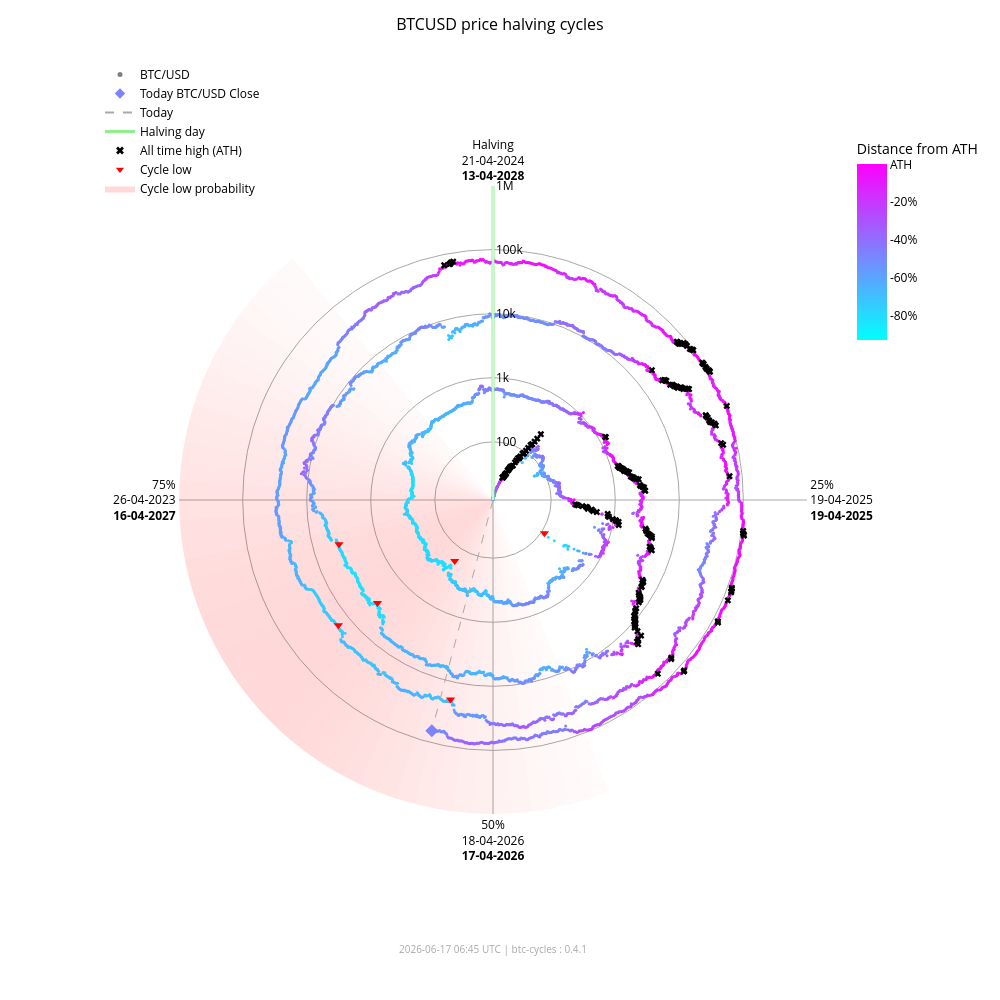

The code cell stored with this chart in its notebook:
### Markdown cell above
### Interactive chart (plotly)

### Code cell
fig_interactive = btc.plot(
    kind="interactive",
    from_date="2012-11-28",
)
# plotly config for interactivity
config = {"scrollZoom": True, "displayModeBar": True}
# display in notebook
fig_interactive.show(config=config)

### Figure 1 — Plotly figure (JSON) as saved in the notebook; plotly's stock layout.template omitted (floating-point values rounded to 4 significant figures; data arrays with more than 128 entries replaced by an {"elided": "..."} marker saying what was removed)
{"data": [{"fill": "toself", "fillcolor": "rgba(255,0,0,0.017168280509461755)", "hoverinfo": "skip", "line": {"width": 0}, "mode": "lines", "r": [12.35, 1000000, 1000000, 12.35, 12.35], "showlegend": false, "theta": [158.4, 158.4, 162.0, 162.0, 158.4], "type": "scatterpolar"}, {"fill": "toself", "fillcolor": "rgba(255,0,0,0.022114794501891175)", "hoverinfo": "skip", "line": {"width": 0}, "mode": "lines", "r": [12.35, 1000000, 1000000, 12.35, 12.35], "showlegend": false, "theta": [162.0, 162.0, 165.6, 165.6, 162.0], "type": "scatterpolar"}, {"fill": "toself", "fillcolor": "rgba(255,0,0,0.02790404259511669)", "hoverinfo": "skip", "line": {"width": 0}, "mode": "lines", "r": [12.35, 1000000, 1000000, 12.35, 12.35], "showlegend": false, "theta": [165.6, 165.6, 169.2, 169.2, 165.6], "type": "scatterpolar"}, {"fill": "toself", "fillcolor": "rgba(255,0,0,0.034518294852420334)", "hoverinfo": "skip", "line": {"width": 0}, "mode": "lines", "r": [12.35, 1000000, 1000000, 12.35, 12.35], "showlegend": false, "theta": [169.2, 169.2, 172.8, 172.8, 169.2], "type": "scatterpolar"}, {"fill": "toself", "fillcolor": "rgba(255,0,0,0.041901979682821514)", "hoverinfo": "skip", "line": {"width": 0}, "mode": "lines", "r": [12.35, 1000000, 1000000, 12.35, 12.35], "showlegend": false, "theta": [172.8, 172.8, 176.4, 176.4, 172.8], "type": "scatterpolar"}, {"fill": "toself", "fillcolor": "rgba(255,0,0,0.04996405861294358)", "hoverinfo": "skip", "line": {"width": 0}, "mode": "lines", "r": [12.35, 1000000, 1000000, 12.35, 12.35], "showlegend": false, "theta": [176.4, 176.4, 180.0, 180.0, 176.4], "type": "scatterpolar"}, {"fill": "toself", "fillcolor": "rgba(255,0,0,0.05858349692240514)", "hoverinfo": "skip", "line": {"width": 0}, "mode": "lines", "r": [12.35, 1000000, 1000000, 12.35, 12.35], "showlegend": false, "theta": [180.0, 180.0, 183.6, 183.6, 180.0], "type": "scatterpolar"}, {"fill": "toself", "fillcolor": "rgba(255,0,0,0.06761662035375064)", "hoverinfo": "skip", "line": {"width": 0}, "mode": "lines", "r": [12.35, 1000000, 1000000, 12.35, 12.35], "showlegend": false, "theta": [183.6, 183.6, 187.2, 187.2, 183.6], "type": "scatterpolar"}, {"fill": "toself", "fillcolor": "rgba(255,0,0,0.07690481219944661)", "hoverinfo": "skip", "line": {"width": 0}, "mode": "lines", "r": [12.35, 1000000, 1000000, 12.35, 12.35], "showlegend": false, "theta": [187.2, 187.2, 190.8, 190.8, 187.2], "type": "scatterpolar"}, {"fill": "toself", "fillcolor": "rgba(255,0,0,0.08628112000611096)", "hoverinfo": "skip", "line": {"width": 0}, "mode": "lines", "r": [12.35, 1000000, 1000000, 12.35, 12.35], "showlegend": false, "theta": [190.8, 190.8, 194.4, 194.4, 190.8], "type": "scatterpolar"}, {"fill": "toself", "fillcolor": "rgba(255,0,0,0.09557490841018089)", "hoverinfo": "skip", "line": {"width": 0}, "mode": "lines", "r": [12.35, 1000000, 1000000, 12.35, 12.35], "showlegend": false, "theta": [194.4, 194.4, 198.0, 198.0, 194.4], "type": "scatterpolar"}, {"fill": "toself", "fillcolor": "rgba(255,0,0,0.10461455782963762)", "hoverinfo": "skip", "line": {"width": 0}, "mode": "lines", "r": [12.35, 1000000, 1000000, 12.35, 12.35], "showlegend": false, "theta": [198.0, 198.0, 201.6, 201.6, 198.0], "type": "scatterpolar"}, {"fill": "toself", "fillcolor": "rgba(255,0,0,0.11322908719652829)", "hoverinfo": "skip", "line": {"width": 0}, "mode": "lines", "r": [12.35, 1000000, 1000000, 12.35, 12.35], "showlegend": false, "theta": [201.6, 201.6, 205.2, 205.2, 201.6], "type": "scatterpolar"}, {"fill": "toself", "fillcolor": "rgba(255,0,0,0.12125015337052986)", "hoverinfo": "skip", "line": {"width": 0}, "mode": "lines", "r": [12.35, 1000000, 1000000, 12.35, 12.35], "showlegend": false, "theta": [205.2, 205.2, 208.8, 208.8, 205.2], "type": "scatterpolar"}, {"fill": "toself", "fillcolor": "rgba(255,0,0,0.12851590515331976)", "hoverinfo": "skip", "line": {"width": 0}, "mode": "lines", "r": [12.35, 1000000, 1000000, 12.35, 12.35], "showlegend": false, "theta": [208.8, 208.8, 212.4, 212.4, 208.8], "type": "scatterpolar"}, {"fill": "toself", "fillcolor": "rgba(255,0,0,0.13487757461161184)", "hoverinfo": "skip", "line": {"width": 0}, "mode": "lines", "r": [12.35, 1000000, 1000000, 12.35, 12.35], "showlegend": false, "theta": [212.4, 212.4, 216.0, 216.0, 212.4], "type": "scatterpolar"}, {"fill": "toself", "fillcolor": "rgba(255,0,0,0.14020862181849592)", "hoverinfo": "skip", "line": {"width": 0}, "mode": "lines", "r": [12.35, 1000000, 1000000, 12.35, 12.35], "showlegend": false, "theta": [216.0, 216.0, 219.6, 219.6, 216.0], "type": "scatterpolar"}, {"fill": "toself", "fillcolor": "rgba(255,0,0,0.14441504950654527)", "hoverinfo": "skip", "line": {"width": 0}, "mode": "lines", "r": [12.35, 1000000, 1000000, 12.35, 12.35], "showlegend": false, "theta": [219.6, 219.6, 223.2, 223.2, 219.6], "type": "scatterpolar"}, {"fill": "toself", "fillcolor": "rgba(255,0,0,0.14744459351271713)", "hoverinfo": "skip", "line": {"width": 0}, "mode": "lines", "r": [12.35, 1000000, 1000000, 12.35, 12.35], "showlegend": false, "theta": [223.2, 223.2, 226.8, 226.8, 223.2], "type": "scatterpolar"}, {"fill": "toself", "fillcolor": "rgba(255,0,0,0.14929223192296423)", "hoverinfo": "skip", "line": {"width": 0}, "mode": "lines", "r": [12.35, 1000000, 1000000, 12.35, 12.35], "showlegend": false, "theta": [226.8, 226.8, 230.4, 230.4, 226.8], "type": "scatterpolar"}, {"fill": "toself", "fillcolor": "rgba(255,0,0,0.15)", "hoverinfo": "skip", "line": {"width": 0}, "mode": "lines", "r": [12.35, 1000000, 1000000, 12.35, 12.35], "showlegend": false, "theta": [230.4, 230.4, 234.0, 234.0, 230.4], "type": "scatterpolar"}, {"fill": "toself", "fillcolor": "rgba(255,0,0,0.14965033825231114)", "hoverinfo": "skip", "line": {"width": 0}, "mode": "lines", "r": [12.35, 1000000, 1000000, 12.35, 12.35], "showlegend": false, "theta": [234.0, 234.0, 237.6, 237.6, 234.0], "type": "scatterpolar"}, {"fill": "toself", "fillcolor": "rgba(255,0,0,0.14835378057909807)", "hoverinfo": "skip", "line": {"width": 0}, "mode": "lines", "r": [12.35, 1000000, 1000000, 12.35, 12.35], "showlegend": false, "theta": [237.6, 237.6, 241.2, 241.2, 237.6], "type": "scatterpolar"}, {"fill": "toself", "fillcolor": "rgba(255,0,0,0.14623322283554635)", "hoverinfo": "skip", "line": {"width": 0}, "mode": "lines", "r": [12.35, 1000000, 1000000, 12.35, 12.35], "showlegend": false, "theta": [241.2, 241.2, 244.8, 244.8, 241.2], "type": "scatterpolar"}, {"fill": "toself", "fillcolor": "rgba(255,0,0,0.1434078538226231)", "hoverinfo": "skip", "line": {"width": 0}, "mode": "lines", "r": [12.35, 1000000, 1000000, 12.35, 12.35], "showlegend": false, "theta": [244.8, 244.8, 248.4, 248.4, 244.8], "type": "scatterpolar"}, {"fill": "toself", "fillcolor": "rgba(255,0,0,0.13997983179373427)", "hoverinfo": "skip", "line": {"width": 0}, "mode": "lines", "r": [12.35, 1000000, 1000000, 12.35, 12.35], "showlegend": false, "theta": [248.4, 248.4, 252.0, 252.0, 248.4], "type": "scatterpolar"}, {"fill": "toself", "fillcolor": "rgba(255,0,0,0.13602598258454268)", "hoverinfo": "skip", "line": {"width": 0}, "mode": "lines", "r": [12.35, 1000000, 1000000, 12.35, 12.35], "showlegend": false, "theta": [252.0, 252.0, 255.6, 255.6, 252.0], "type": "scatterpolar"}, {"fill": "toself", "fillcolor": "rgba(255,0,0,0.13159547355344953)", "hoverinfo": "skip", "line": {"width": 0}, "mode": "lines", "r": [12.35, 1000000, 1000000, 12.35, 12.35], "showlegend": false, "theta": [255.6, 255.6, 259.2, 259.2, 255.6], "type": "scatterpolar"}, {"fill": "toself", "fillcolor": "rgba(255,0,0,0.12671301775492697)", "hoverinfo": "skip", "line": {"width": 0}, "mode": "lines", "r": [12.35, 1000000, 1000000, 12.35, 12.35], "showlegend": false, "theta": [259.2, 259.2, 262.8, 262.8, 259.2], "type": "scatterpolar"}, {"fill": "toself", "fillcolor": "rgba(255,0,0,0.12138610149219965)", "hoverinfo": "skip", "line": {"width": 0}, "mode": "lines", "r": [12.35, 1000000, 1000000, 12.35, 12.35], "showlegend": false, "theta": [262.8, 262.8, 266.4, 266.4, 262.8], "type": "scatterpolar"}, {"fill": "toself", "fillcolor": "rgba(255,0,0,0.1156142551644921)", "hoverinfo": "skip", "line": {"width": 0}, "mode": "lines", "r": [12.35, 1000000, 1000000, 12.35, 12.35], "showlegend": false, "theta": [266.4, 266.4, 270.0, 270.0, 266.4], "type": "scatterpolar"}, {"fill": "toself", "fillcolor": "rgba(255,0,0,0.10939851441251548)", "hoverinfo": "skip", "line": {"width": 0}, "mode": "lines", "r": [12.35, 1000000, 1000000, 12.35, 12.35], "showlegend": false, "theta": [270.0, 270.0, 273.6, 273.6, 270.0], "type": "scatterpolar"}, {"fill": "toself", "fillcolor": "rgba(255,0,0,0.10274974912946185)", "hoverinfo": "skip", "line": {"width": 0}, "mode": "lines", "r": [12.35, 1000000, 1000000, 12.35, 12.35], "showlegend": false, "theta": [273.6, 273.6, 277.2, 277.2, 273.6], "type": "scatterpolar"}, {"fill": "toself", "fillcolor": "rgba(255,0,0,0.09569517349791425)", "hoverinfo": "skip", "line": {"width": 0}, "mode": "lines", "r": [12.35, 1000000, 1000000, 12.35, 12.35], "showlegend": false, "theta": [277.2, 277.2, 280.8, 280.8, 277.2], "type": "scatterpolar"}, {"fill": "toself", "fillcolor": "rgba(255,0,0,0.08828282625646727)", "hoverinfo": "skip", "line": {"width": 0}, "mode": "lines", "r": [12.35, 1000000, 1000000, 12.35, 12.35], "showlegend": false, "theta": [280.8, 280.8, 284.4, 284.4, 280.8], "type": "scatterpolar"}, {"fill": "toself", "fillcolor": "rgba(255,0,0,0.08058400018765345)", "hoverinfo": "skip", "line": {"width": 0}, "mode": "lines", "r": [12.35, 1000000, 1000000, 12.35, 12.35], "showlegend": false, "theta": [284.4, 284.4, 288.0, 288.0, 284.4], "type": "scatterpolar"}, {"fill": "toself", "fillcolor": "rgba(255,0,0,0.07269354608292704)", "hoverinfo": "skip", "line": {"width": 0}, "mode": "lines", "r": [12.35, 1000000, 1000000, 12.35, 12.35], "showlegend": false, "theta": [288.0, 288.0, 291.6, 291.6, 288.0], "type": "scatterpolar"}, {"fill": "toself", "fillcolor": "rgba(255,0,0,0.06472784449068783)", "hoverinfo": "skip", "line": {"width": 0}, "mode": "lines", "r": [12.35, 1000000, 1000000, 12.35, 12.35], "showlegend": false, "theta": [291.6, 291.6, 295.2, 295.2, 291.6], "type": "scatterpolar"}, {"fill": "toself", "fillcolor": "rgba(255,0,0,0.05682021976743955)", "hoverinfo": "skip", "line": {"width": 0}, "mode": "lines", "r": [12.35, 1000000, 1000000, 12.35, 12.35], "showlegend": false, "theta": [295.2, 295.2, 298.8, 298.8, 295.2], "type": "scatterpolar"}, {"fill": "toself", "fillcolor": "rgba(255,0,0,0.04911378436707333)", "hoverinfo": "skip", "line": {"width": 0}, "mode": "lines", "r": [12.35, 1000000, 1000000, 12.35, 12.35], "showlegend": false, "theta": [298.8, 298.8, 302.4, 302.4, 298.8], "type": "scatterpolar"}, {"fill": "toself", "fillcolor": "rgba(255,0,0,0.04175213714896469)", "hoverinfo": "skip", "line": {"width": 0}, "mode": "lines", "r": [12.35, 1000000, 1000000, 12.35, 12.35], "showlegend": false, "theta": [302.4, 302.4, 306.0, 306.0, 302.4], "type": "scatterpolar"}, {"fill": "toself", "fillcolor": "rgba(255,0,0,0.034868865657538876)", "hoverinfo": "skip", "line": {"width": 0}, "mode": "lines", "r": [12.35, 1000000, 1000000, 12.35, 12.35], "showlegend": false, "theta": [306.0, 306.0, 309.6, 309.6, 306.0], "type": "scatterpolar"}, {"fill": "toself", "fillcolor": "rgba(255,0,0,0.02857722515334582)", "hoverinfo": "skip", "line": {"width": 0}, "mode": "lines", "r": [12.35, 1000000, 1000000, 12.35, 12.35], "showlegend": false, "theta": [309.6, 309.6, 313.2, 313.2, 309.6], "type": "scatterpolar"}, {"fill": "toself", "fillcolor": "rgba(255,0,0,0.022961515313555197)", "hoverinfo": "skip", "line": {"width": 0}, "mode": "lines", "r": [12.35, 1000000, 1000000, 12.35, 12.35], "showlegend": false, "theta": [313.2, 313.2, 316.8, 316.8, 313.2], "type": "scatterpolar"}, {"fill": "toself", "fillcolor": "rgba(255,0,0,0.01807146942917362)", "hoverinfo": "skip", "line": {"width": 0}, "mode": "lines", "r": [12.35, 1000000, 1000000, 12.35, 12.35], "showlegend": false, "theta": [316.8, 316.8, 320.4, 320.4, 316.8], "type": "scatterpolar"}, {"hoverinfo": "text", "marker": {"color": {"elided": "4950 str values"}, "size": 3}, "mode": "markers", "r": {"elided": "4950 float values"}, "showlegend": false, "text": {"elided": "4950 str values"}, "theta": {"elided": "4950 float values"}, "type": "scatterpolar"}, {"hoverinfo": "skip", "line": {"color": "lightgreen", "width": 3}, "mode": "lines", "r": [12.35, 1000000], "showlegend": false, "theta": [0, 0], "type": "scatterpolar"}, {"hoverinfo": "skip", "line": {"color": "darkgrey", "dash": "dash", "width": 1}, "mode": "lines", "r": [12.35, 65580.0], "showlegend": false, "theta": [194.9, 194.9], "type": "scatterpolar"}, {"hoverinfo": "text", "marker": {"color": "#7d82ff", "size": 10, "symbol": "diamond"}, "mode": "markers", "r": [65580.0], "showlegend": false, "text": ["Today<br>Date: 2026-06-17<br>Price: $65,581.54"], "theta": [194.9], "type": "scatterpolar"}, {"hoverinfo": "text", "marker": {"color": "black", "size": 6, "symbol": "x"}, "mode": "markers", "r": {"elided": "195 float values"}, "showlegend": false, "text": {"elided": "195 str values"}, "theta": {"elided": "195 float values"}, "type": "scatterpolar"}, {"hoverinfo": "text", "marker": {"color": "red", "size": 8, "symbol": "triangle-down"}, "mode": "markers", "r": [111.6, 164.9, 3233.0, 3925.0, 18950.0, 15760.0], "showlegend": false, "text": ["Cycle Low<br>Date: 2014-02-21<br>Price: $111.56<br>ATH distance: -91.0%", "Cycle Low<br>Date: 2015-01-14<br>Price: $164.92<br>ATH distance: -86.7%", "Cycle Low<br>Date: 2018-12-15<br>Price: $3,232.51<br>ATH distance: -83.3%", "Cycle Low<br>Date: 2019-03-25<br>Price: $3,924.55<br>ATH distance: -79.7%", "Cycle Low<br>Date: 2022-06-18<br>Price: $18,954.25<br>ATH distance: -71.9%", "Cycle Low<br>Date: 2022-11-21<br>Price: $15,760.19<br>ATH distance: -76.7%"], "theta": [122.8, 212.1, 228.3, 254.0, 192.0, 231.0], "type": "scatterpolar"}, {"marker": {"color": "grey", "size": 5}, "mode": "markers", "name": "BTC/USD", "r": [null], "theta": [null], "type": "scatterpolar"}, {"marker": {"color": "#7d82ff", "size": 8, "symbol": "diamond"}, "mode": "markers", "name": "Today BTC/USD Close", "r": [null], "theta": [null], "type": "scatterpolar"}, {"line": {"color": "darkgrey", "dash": "dash"}, "mode": "lines", "name": "Today", "r": [null], "theta": [null], "type": "scatterpolar"}, {"line": {"color": "lightgreen", "width": 3}, "mode": "lines", "name": "Halving day", "r": [null], "theta": [null], "type": "scatterpolar"}, {"marker": {"color": "black", "size": 7, "symbol": "x"}, "mode": "markers", "name": "All time high (ATH)", "r": [null], "theta": [null], "type": "scatterpolar"}, {"marker": {"color": "red", "size": 7, "symbol": "triangle-down"}, "mode": "markers", "name": "Cycle low", "r": [null], "theta": [null], "type": "scatterpolar"}, {"fill": "toself", "fillcolor": "rgba(255,0,0,0.15)", "line": {"width": 0}, "mode": "lines", "name": "Cycle low probability", "r": [null], "theta": [null], "type": "scatterpolar"}, {"hoverinfo": "skip", "marker": {"cmax": 0, "cmin": -0.9307, "color": [0], "colorbar": {"len": 0.25, "ticktext": ["ATH", "-20%", "-40%", "-60%", "-80%", "-100%"], "tickvals": [0, -0.2, -0.4, -0.6, -0.8, -1.0], "title": {"text": "Distance from ATH"}, "x": 0.95, "y": 0.92, "yanchor": "top"}, "colorscale": {"elided": "256x2 mixed values"}, "showscale": true, "size": 0}, "mode": "markers", "r": [null], "showlegend": false, "theta": [null], "type": "scatterpolar"}], "layout": {"annotations": [{"font": {"color": "darkgrey", "size": 10}, "showarrow": false, "text": "2026-06-17 06:45 UTC | btc-cycles : 0.4.1", "x": 0.5, "xref": "paper", "y": -0.02, "yref": "paper"}], "font": {"color": "black"}, "height": 1000, "legend": {"bgcolor": "rgba(0,0,0,0)", "font": {"color": "black"}, "x": 0.0, "y": 1.0}, "margin": {"b": 60, "l": 100, "r": 80, "t": 60}, "paper_bgcolor": "white", "plot_bgcolor": "white", "polar": {"angularaxis": {"color": "black", "direction": "clockwise", "gridcolor": "darkgrey", "rotation": 90, "ticktext": ["Halving<br>21-04-2024<br><b>13-04-2028</b>", "25%<br>19-04-2025<br><b>19-04-2025</b>", "50%<br>18-04-2026<br><b>17-04-2026</b>", "75%<br>26-04-2023<br><b>16-04-2027</b>"], "tickvals": [0, 90, 180, 270]}, "bgcolor": "white", "domain": {"x": [0.1, 0.9], "y": [0.05, 0.95]}, "radialaxis": {"angle": 90, "color": "black", "gridcolor": "darkgrey", "range": [1.092, 6.0], "tickangle": 90, "ticktext": ["100", "1k", "10k", "100k", "1M"], "tickvals": [100, 1000, 10000, 100000, 1000000], "type": "log"}}, "title": {"font": {"color": "black", "size": 16}, "text": "BTCUSD price halving cycles", "x": 0.5}, "width": 1000}}
